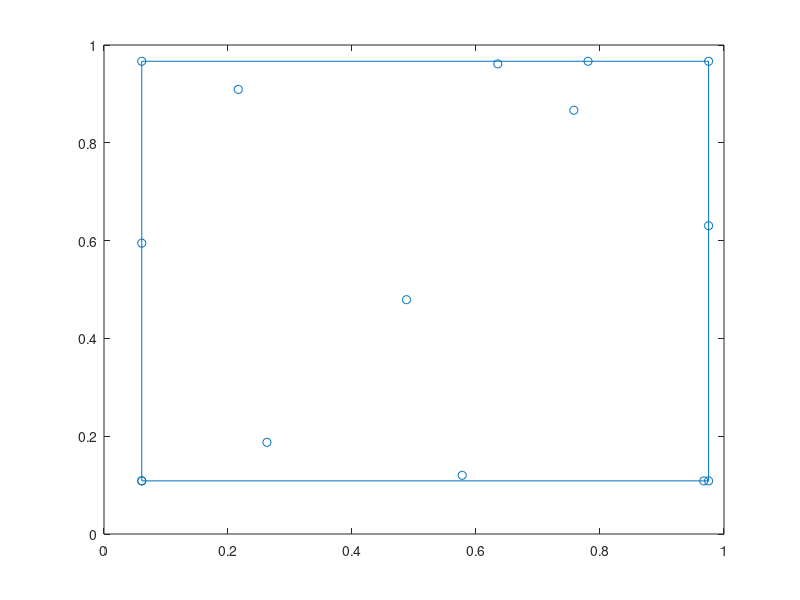

Recreate this plot in MATLAB.
clear;
randPoints = rand(10, 2);
save("randPoints.txt", "randPoints", "-ascii")
clear;
data = importdata("randPoints.txt")
x_list = [];
y_list = [];
for point_idx = 1:10
    points(point_idx).x = data(point_idx, 1);
    points(point_idx).y = data(point_idx, 2);
    x_list = [x_list, points(point_idx).x];
    y_list = [y_list, points(point_idx).y];
end
x_min = min(x_list);
x_max = max(x_list);
y_min = min(y_list);
y_max = max(y_list);
[boardPoints_x, boardPoints_y] = meshgrid([x_min, x_max], [y_min, y_max]);
scatter(x_list, y_list);
hold on;
box on;
plot([
        boardPoints_x(1, 1), boardPoints_x(1, 2), boardPoints_x(2, 2), boardPoints_x(2, 1), boardPoints_x(1, 1)
    ], [
        boardPoints_y(1, 1), boardPoints_y(1, 2), boardPoints_y(2, 2), boardPoints_y(2, 1), boardPoints_y(1, 1)
], '-o');